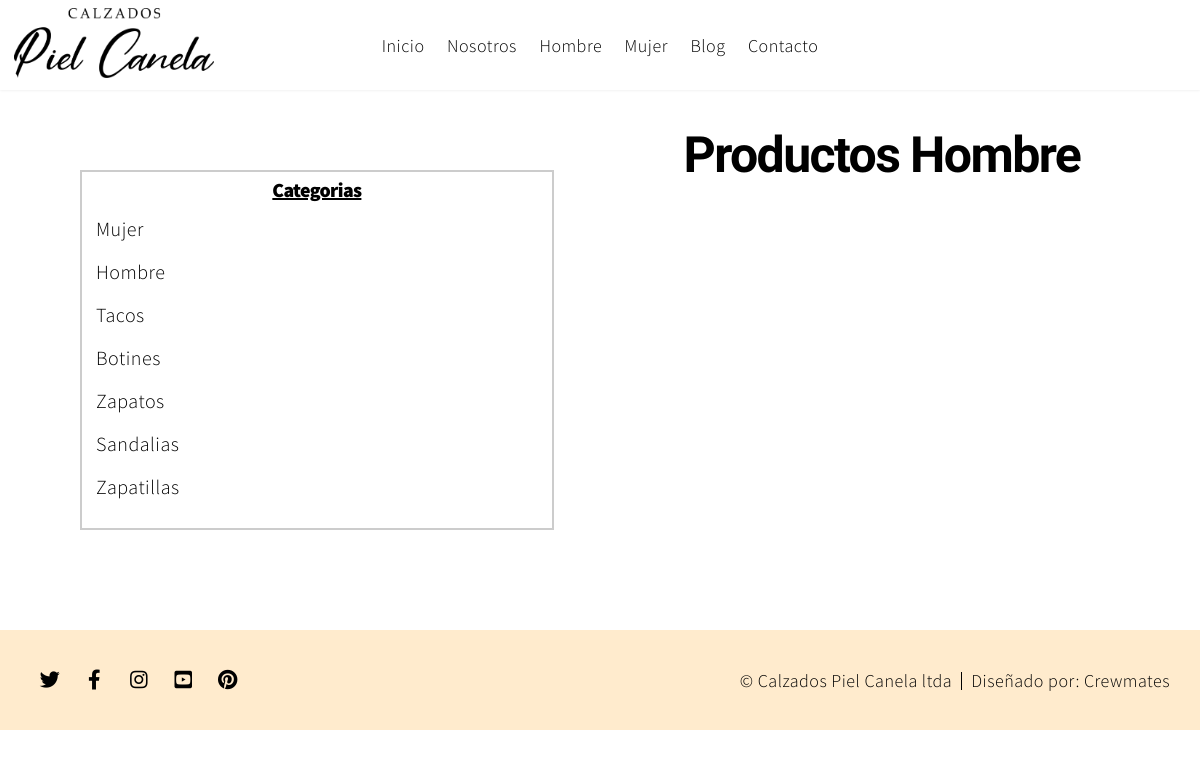
The page /controlador/productosH_c.php?categoria=1 on the database its author committed.
### tables this page shows
CREATE TABLE `categorias` (
  `cod_categoria` int(11) NOT NULL,
  `nombre` varchar(100) NOT NULL
);

### controlador/productosH_c.php (called while the page is built, shortened)
<?php
    require_once("modelo/productosH_m.php");
    $prod=new productos_modelo();
    $categorias = $prod->get_categorias();
    require_once("vista/productosH_v.php");
?>

### conexion.php (called while the page is built)
<?php
    class Conectar {
            public static function conexion(){
                $db=new mysqli('localhost','root','admin','PielCanela');
                $db->query("SET NAMES 'utf8'");
                return $db;
            }
    }
?>

### modelo/productosH_m.php (called while the page is built, shortened)
<?php
    class productos_modelo{
        private $db;
        public function __construct(){
            $this->db=Conectar::conexion();
        }
        public function get_categorias(){
            $categorias=$this->db->query("SELECT * FROM categorias");
            return $categorias;
        }
    }
?>

### vista/productosH_v.php (the view, shortened to what this page needs)
<!DOCTYPE HTML>
<html>
	<head>
		<link rel="stylesheet" href="assets/css/calzados.css" />
    </head>
	<body class="is-preload">
		<div class="container">
			<header id="header">
				<nav>
					<ul>
						<li><a href="index.php">Inicio</a></li>
						<li><a href="nosotros.php">Nosotros</a></li>
						<li><a href="productos-hombre.php">Hombre</a></li>
						<li><a href="productos-mujer.php">Mujer</a></li>
						<li><a href="blog.html">Blog</a></li>
						<li><a href="contacto.html">Contacto</a></li>
					</ul>
				</nav>
				<div class="logo">
					<a href="index.php">
						<img class= "img" src="images/logo_2019.png" width="200px" height="70px">
					</a>
				</div>
			</header>
			<div class="product-box">
				<div class="product-box__title">
					<h1>Productos Hombre</h1>
				</div>
				</div>
				<div class="categorias-aside">
				<div class="categorias-aside__title">
					<h2><u>Categorias</u></h2>
				</div>
				<div class="categorias-aside__opciones">
					<ul>
					<ul>
					<?php  while($cat=$categorias->fetch_object()): ?>
						<a href="ver-productos.php?categoria=<?php echo $cat->cod_categoria;?>"><li><?php echo $cat->nombre;?></li></a>
						<?php endwhile; ?>
					</ul>
					</ul>
				</div>
			</div>
			<footer id="footer">
				<ul class="icons">
					<li><a href="https://www.twitter.com/calzpielcanela/" class="icon brands fa-twitter"><span class="label">Twitter</span></a></li>
					<li><a href="https://www.facebook.com/piel.ltda/" class="icon brands fa-facebook-f"><span class="label">Facebook</span></a></li>
					<li><a href="https://www.instagram.com/pielcanelacalzados/" class="icon brands fa-instagram"><span class="label">Instagram</span></a></li>
					<li><a href="https://www.youtube.com/channel/UCiNbc7r4TCvSoP1AyDjqmNA" class="icon brands fa-youtube-square"><span class="label">YouTube</span></a></li>
					<li><a href="https://www.pinterest.cl/calzadospielcanela/" class="icon brands fa-pinterest"><span class="label">Pinterest</span></a></li>
				</ul>
				<ul class="menu">
					<li>&copy; Calzados Piel Canela ltda</li><li>Diseñado por: <a href="https://utem.cl">Crewmates</a></li>
				</ul>
			</footer>
		</div>
	</body>
</html>

### rows shown on the page
categorias: nombre "Mujer"
categorias: nombre "Hombre"
categorias: nombre "Tacos"
categorias: nombre "Botines"
categorias: nombre "Zapatos"
categorias: nombre "Sandalias"
categorias: nombre "Zapatillas"
